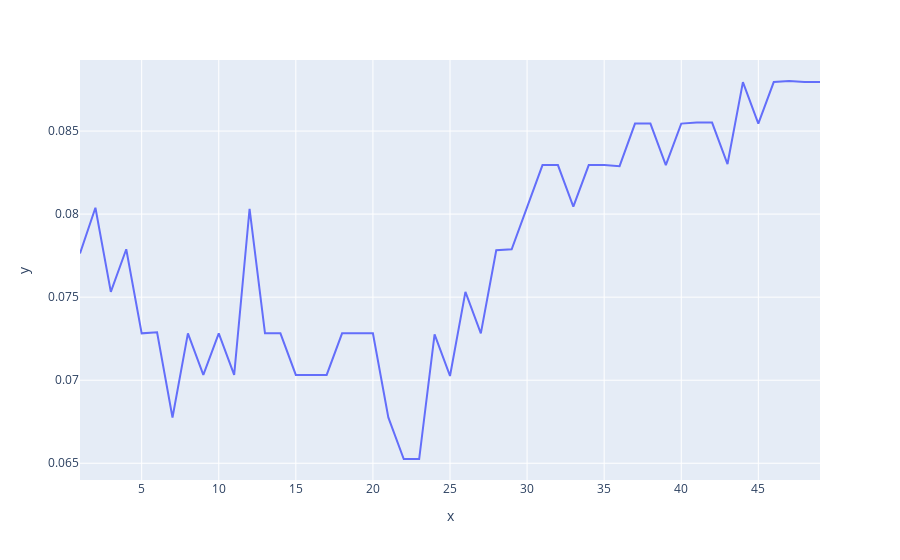

Here is the notebook cell this chart was saved with:
### Code cell
# Plot between k_neigh and MSE to see the minimum value of 'k' on graph

px.line(x = k_neigh, y = mse)

### Figure 1 — Plotly figure (JSON) as saved in the notebook; plotly's stock layout.template omitted (floating-point values rounded to 4 significant figures)
{"data": [{"hovertemplate": "x=%{x}<br>y=%{y}<extra></extra>", "legendgroup": "", "line": {"color": "#636efa", "dash": "solid"}, "mode": "lines", "name": "", "orientation": "v", "showlegend": false, "type": "scatter", "x": [1, 2, 3, 4, 5, 6, 7, 8, 9, 10, 11, 12, 13, 14, 15, 16, 17, 18, 19, 20, 21, 22, 23, 24, 25, 26, 27, 28, 29, 30, 31, 32, 33, 34, 35, 36, 37, 38, 39, 40, 41, 42, 43, 44, 45, 46, 47, 48, 49], "xaxis": "x", "y": [0.07763, 0.08038, 0.07532, 0.07788, 0.07282, 0.07288, 0.06776, 0.07282, 0.07032, 0.07282, 0.07032, 0.08032, 0.07282, 0.07282, 0.07032, 0.07032, 0.07032, 0.07282, 0.07282, 0.07282, 0.06776, 0.06526, 0.06526, 0.07276, 0.07026, 0.07532, 0.07282, 0.07782, 0.07788, 0.08038, 0.08295, 0.08295, 0.08045, 0.08295, 0.08295, 0.08288, 0.08545, 0.08545, 0.08295, 0.08545, 0.08551, 0.08551, 0.08301, 0.08795, 0.08545, 0.08795, 0.08801, 0.08795, 0.08795], "yaxis": "y"}], "layout": {"legend": {"tracegroupgap": 0}, "margin": {"t": 60}, "xaxis": {"anchor": "y", "domain": [0, 1], "title": {"text": "x"}}, "yaxis": {"anchor": "x", "domain": [0, 1], "title": {"text": "y"}}}}
